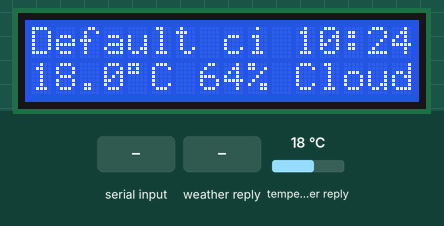
Recording of a sketch running on a simulated ESP32. Parts: 16×2 character LCD. The test bench sets the inputs (shaded band); at power-on: temperature in the weather reply 18 °C. WiFi joins after 1.5 s; servers stay silent unless stated; network time is answered at once with the bench clock; the local clock reads 2024-03-15 10:24:30 at power-on unless the sketch sets it; web services answer with replies made up by the test bench; what the sketch prints to the serial monitor is not drawn.

Above: at 6.3 s.
6.4 s: "1\n" received over Serial
At 7.0 s:
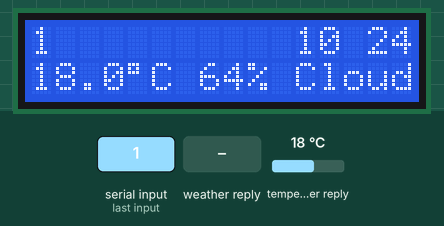
10.9 s: temperature in the weather reply set to -14 °C
At 12.0 s:
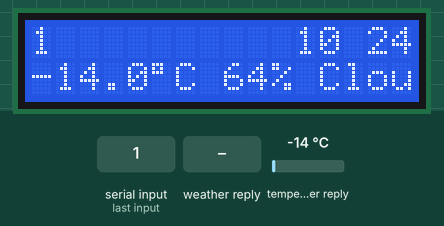
15.4 s: weather in the web reply set to Clear
At 17.0 s:
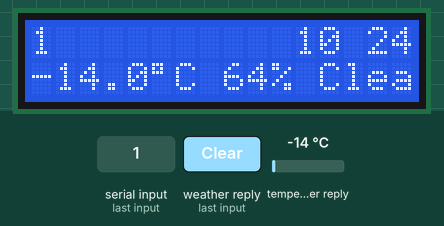
19.9 s: weather in the web reply set to Clouds
At 21.0 s:
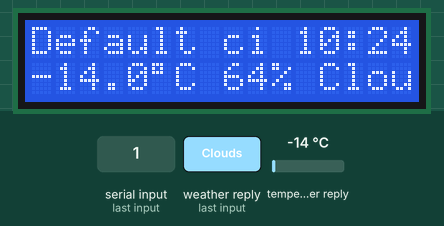
24.4 s: weather in the web reply set to Rain
At 26.0 s:
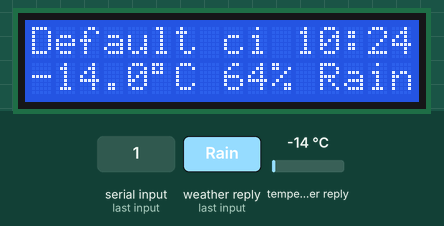
28.9 s: "0\n" received over Serial
At 31.0 s:
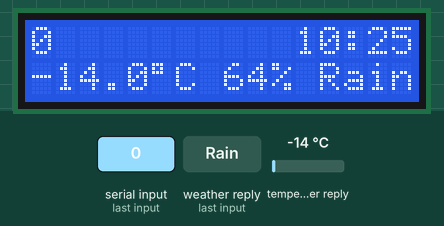
Timing chart, 0 to 32.5 s (numbered marks = the images above; inputs shaded):
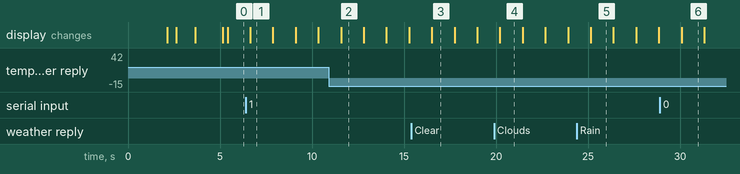

The sketch:

weathersync-esp-lcd.ino
```cpp
#include <WiFi.h>
#include <HTTPClient.h>
#include <ArduinoJson.h>
#include <Wire.h>
#include <LiquidCrystal_I2C.h>
#include <NTPClient.h>
#include <WiFiUdp.h>

// ================== USER SETTINGS ==================
const char* ssid     = "Your Wifi name";       // 🔹 WiFi SSID
const char* password = "Wifi Password";        // 🔹 WiFi Password

String apiKey       = "Your API Key";     // OpenWeatherMap API Key
String defaultCity  = "Default city";     // Your Hometown or preferred location as default
String currentCity  = defaultCity;

const long gmtOffset_sec     = 19800;     //  Default: IST (UTC+5:30) → 5*3600 + 30*60
const int daylightOffset_sec = 0;

bool blinkColon   = true;  // Toggle colon for clock blinking effect
int cityTimeOffset = 0;    // Offset (in seconds) from API

// ================== OBJECTS ==================
LiquidCrystal_I2C lcd(0x27, 16, 2);  // LCD @ I2C address (0x27 or 0x3F)
WiFiUDP ntpUDP;
NTPClient timeClient(ntpUDP, "pool.ntp.org", 0, 60000);  // Sync every 60s

unsigned long lastOverrideTime = 0;  // Track city override timer
bool overrideActive = false;         // Flag for city override state

// ================== FUNCTIONS ==================

// Connect to WiFi and show status on LCD
void connectWiFi() {
  lcd.clear();
  lcd.setCursor(0, 0);
  lcd.print("Connecting WiFi");

  WiFi.begin(ssid, password);

  // Wait until WiFi connects
  while (WiFi.status() != WL_CONNECTED) {
    delay(500);
    lcd.setCursor(0, 1);
    lcd.print(".");
  }

  // Success message
  lcd.clear();
  lcd.setCursor(0, 0);
  lcd.print("WiFi Connected!");
  delay(1500);
  lcd.clear();
}

// Fetch weather data from OpenWeatherMap
String getWeather(String city) {
  if (WiFi.status() == WL_CONNECTED) {
    HTTPClient http;
    String serverPath = "http://api.openweathermap.org/data/2.5/weather?q="
                        + city + "&appid=" + apiKey + "&units=metric";

    http.begin(serverPath.c_str());
    int httpResponseCode = http.GET();

    if (httpResponseCode > 0) {
      String payload = http.getString();
      http.end();

      // Parse JSON response
      DynamicJsonDocument doc(1024);
      deserializeJson(doc, payload);

      float temp       = doc["main"]["temp"];
      int humidity     = doc["main"]["humidity"];
      String weather   = doc["weather"][0]["main"].as<String>();
      cityTimeOffset   = doc["timezone"]; // City timezone offset (in seconds)

      // Format: "25.4 95% Rain"
      char buffer[32];
      snprintf(buffer, sizeof(buffer), "%.1f %d%% %s", temp, humidity, weather.c_str());
      return String(buffer);
    }
    else {
      http.end();
      return "HTTP Error";
    }
  }
  return "WiFi Error";
}

// Display city, time, and weather on LCD
void displayWeather(String city) {
  timeClient.update();

  // --- Get weather string ---
  String weatherData = getWeather(city);

  // Extract temperature, humidity, condition
  int space1    = weatherData.indexOf(' ');
  int space2    = weatherData.indexOf(' ', space1 + 1);

  String temp      = weatherData.substring(0, space1);
  String humidity  = weatherData.substring(space1 + 1, space2);
  String condition = weatherData.substring(space2 + 1);

  // --- Get local city time ---
  time_t utcTime   = timeClient.getEpochTime();
  time_t localTime = utcTime + cityTimeOffset;      // Adjust for city offset
  struct tm* timeInfo = gmtime(&localTime);         // Convert to time struct

  // Format HH:MM with blinking colon
  char timeStr[6];
  if (blinkColon) {
      strftime(timeStr, sizeof(timeStr), "%H:%M", timeInfo);
  } else {
      strftime(timeStr, sizeof(timeStr), "%H %M", timeInfo);
  }
  blinkColon = !blinkColon;

  // --- ROW 1: City + Time ---
  String cityDisplay = city;
  if (cityDisplay.length() > 10) cityDisplay = cityDisplay.substring(0, 10);

  char row1[17];
  snprintf(row1, sizeof(row1), "%-10s %5s", cityDisplay.c_str(), timeStr);
  lcd.setCursor(0, 0);
  lcd.print(row1);

  // --- ROW 2: Temp + Humidity + Condition ---
  char row2[17];
  char degree = 223;   // LCD degree symbol
  snprintf(row2, sizeof(row2), "%4s%cC %s %s", temp.c_str(), degree, humidity.c_str(), condition.c_str());

  lcd.setCursor(0, 1);
  lcd.print(row2);
}

// ================== MAIN ==================
void setup() {
  Serial.begin(115200);

  // Initialize LCD
  lcd.init();
  lcd.backlight();

  // --- Splash Screen ---
  lcd.clear();
  lcd.setCursor(0, 0);
  lcd.print("   WeatherSync   ");   // Project name
  lcd.setCursor(0, 1);
  lcd.print("  Initializing   ");   // Subtitle
  delay(2000);
  lcd.clear();

  // --- Connect WiFi & Start NTP ---
  connectWiFi();
  timeClient.begin();
}

void loop() {
  // --- Check for Serial Input (City Override) ---
  if (Serial.available()) {
    String inputCity = Serial.readStringUntil('\n');
    inputCity.trim();

    if (inputCity.length() > 0) {
      currentCity     = inputCity;
      overrideActive  = true;
      lastOverrideTime = millis();

      Serial.println("Showing weather for: " + currentCity);
    }
  }

  // --- Reset to default city after timeout (10 sec) ---
  if (overrideActive && (millis() - lastOverrideTime > 10000)) {
    currentCity    = defaultCity;
    overrideActive = false;
  }

  // --- Update LCD with weather & clock ---
  displayWeather(currentCity);
  delay(1000); // Update every 1 second
}
```

Measured:
- after the input at 6.4 s, the display: changes after 0.24 s (image 1)
- after the input at 10.9 s, the display: changes after 0.68 s (image 2)
- after the input at 15.4 s, the display: changes after 1.1 s (image 3)
- after the input at 19.9 s, the display: changes after 0.31 s (image 4)
- after the input at 24.4 s, the display: changes after 0.75 s (image 5)
- after the input at 28.9 s, the display: changes after 1.2 s (image 6)
- what the display in image 1 shows lasts 1.3 s, from 6.6 s to 7.9 s
